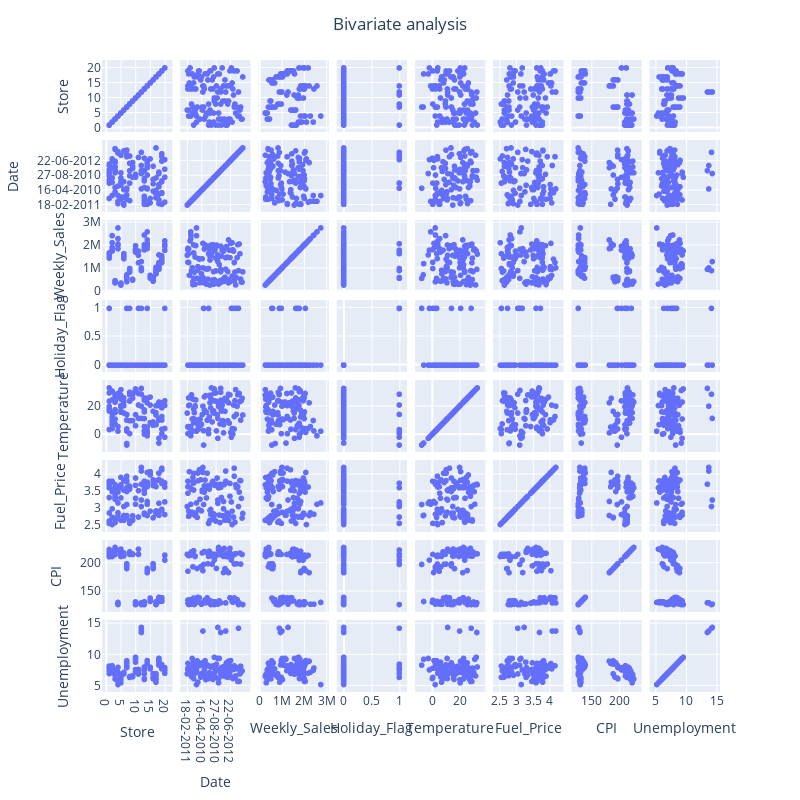

Notebook code for this chart:
### Markdown cell above
**Drop lines containing invalid values or outliers :**
In this project, will be considered as outliers all the numeric features that don't fall within the range : $[\bar{X} - 3\sigma, \bar{X} + 3\sigma]$. This concerns the columns : *Temperature*, *Fuel_price*, *CPI* and *Unemployment*
 


**Target variable/target (Y) that we will try to predict, to separate from the others** : *Weekly_Sales*

 **------------**

### Code cell
# Visualize pairwise dependencies before taking out outliers
fig = px.scatter_matrix(data)
fig.update_layout(
        title = go.layout.Title(text = "Bivariate analysis", x = 0.5), showlegend = False, 
            autosize=False, height=800, width = 800)
fig.show()

### Figure 1 — Plotly figure (JSON) as saved in the notebook; plotly's stock layout.template omitted (floating-point values rounded to 4 significant figures; data arrays with more than 128 entries replaced by an {"elided": "..."} marker saying what was removed)
{"data": [{"dimensions": [{"axis": {"matches": true}, "label": "Store", "values": {"elided": "136 int values"}}, {"axis": {"matches": true}, "label": "Date", "values": {"elided": "136 str values"}}, {"axis": {"matches": true}, "label": "Weekly_Sales", "values": {"elided": "136 float values"}}, {"axis": {"matches": true}, "label": "Holiday_Flag", "values": {"elided": "136 int values"}}, {"axis": {"matches": true}, "label": "Temperature", "values": {"elided": "136 float values"}}, {"axis": {"matches": true}, "label": "Fuel_Price", "values": {"elided": "136 float values"}}, {"axis": {"matches": true}, "label": "CPI", "values": {"elided": "136 float values"}}, {"axis": {"matches": true}, "label": "Unemployment", "values": {"elided": "136 float values"}}], "hovertemplate": "%{xaxis.title.text}=%{x}<br>%{yaxis.title.text}=%{y}<extra></extra>", "legendgroup": "", "marker": {"color": "#636efa", "symbol": "circle"}, "name": "", "showlegend": false, "type": "splom"}], "layout": {"autosize": false, "dragmode": "select", "height": 800, "legend": {"tracegroupgap": 0}, "margin": {"t": 60}, "showlegend": false, "title": {"text": "Bivariate analysis", "x": 0.5}, "width": 800}}
